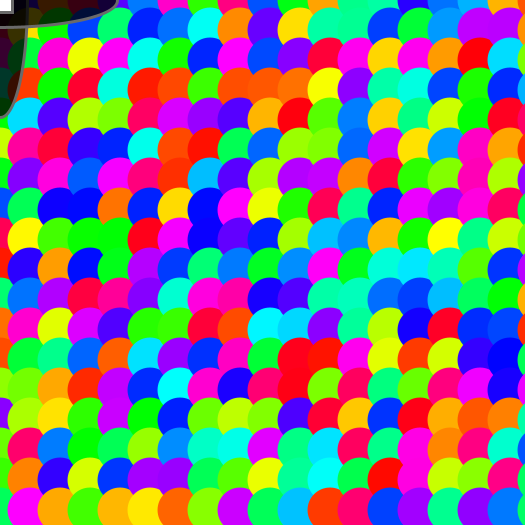
Frame 1 (no input)
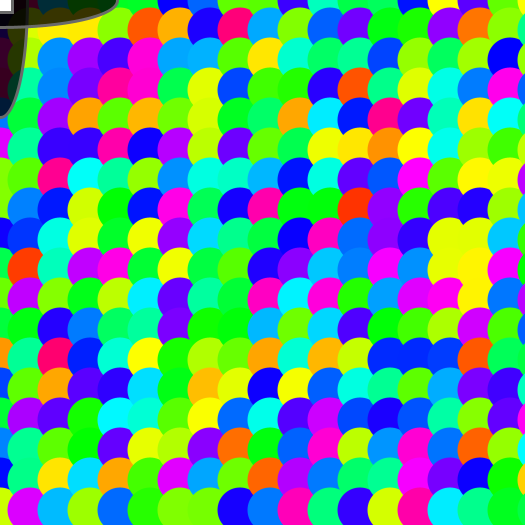
Frame 60 (the mouse pressed at the canvas centre just before this capture)
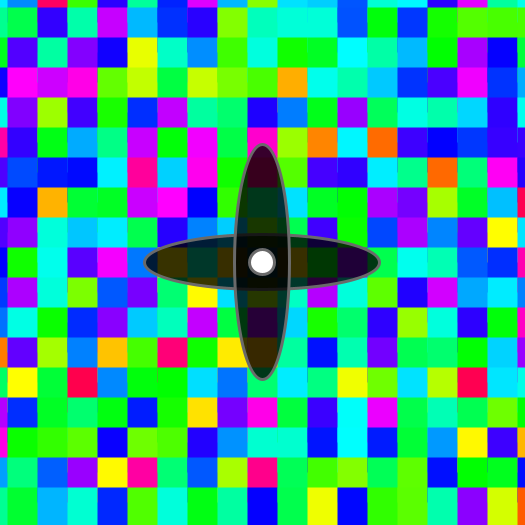
Frame 120 (the mouse held since frame 60 and released just before this capture)

The Processing sketch that drew these frames (run headless with seeded random() and noise(); from frame 60 on, the mouse is pressed at the canvas centre):

// Processing sketch: processing_164019
// ── processing_164019.pde

float a = 0;
float elpX;
float elpY;
color[] c1, c2;
int col;
int numBoxes = 350;
int boxesPerSide = int(sqrt(numBoxes));
 
void setup() {
  size(525, 525);
  frameRate(30);
  colorMode(HSB, 360, 100, 100);
  c1 = new color[numBoxes];
  c2 = new color[numBoxes];
  randomColors();
 
}
 
void draw() {
 
  rectMode(CENTER);
  noStroke();
  background(0);
  a += 3;
 float amount = (frameCount%255)/255.0;

 
  float val = abs(cos(radians(a)) * 45.0);
  float val2 = abs(cos(radians(a)) * 45.0);
  for (int i=0; i<numBoxes;i++){
    int x = i/boxesPerSide;
    int y = i%boxesPerSide;
    fill(lerpColor(c1[i], c2[i], amount));
  if  (mousePressed) {
    rect(x*30, y*30, val, val);}
  else {ellipse(x*30, y*30, val, val);}  
  }
  
  if (val<0.01){
    randomColors();
  }
 
  fill(0, 0, 0, 200);
  stroke(150);
  strokeWeight(3);
  if (mousePressed) {
     ellipse(mouseY, mouseX, 10+val*5, 10+val*1);
     ellipse(pmouseX, pmouseY, 10+val*1, 10+val*5);}
  else {ellipse(mouseY, mouseX, 10+val*1, 10+val*5);
     ellipse(pmouseX, pmouseY, 10+val*5, 10+val*1);}
  fill(0, 0, 100);
  if (mousePressed) {
    ellipse(mouseY, mouseX, 25, 25);}
  else {rect(mouseX, mouseY, 25, 25);}
}
 
 
void randomColors() {
  for (int i=0; i<numBoxes; i++){
    c1[i] = color(random(360),100,100);
    c2[i] = color(random(360),100,100);
  }
}
